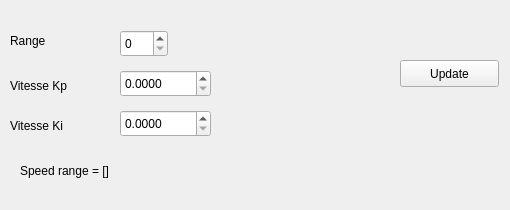
     <widget class="QWidget" name="tab_vitesse_gauche">
      <attribute name="title">
       <string>vitesse roue gauche</string>
      </attribute>
      <widget class="QPushButton" name="vitesse_gauche_update_btn">
       <property name="geometry">
        <rect>
         <x>400</x>
         <y>60</y>
         <width>99</width>
         <height>27</height>
        </rect>
       </property>
       <property name="text">
        <string>Update</string>
       </property>
      </widget>
      <widget class="QLabel" name="label_2">
       <property name="geometry">
        <rect>
         <x>10</x>
         <y>70</y>
         <width>121</width>
         <height>31</height>
        </rect>
       </property>
       <property name="text">
        <string>Vitesse Kp</string>
       </property>
      </widget>
      <widget class="QLabel" name="label_3">
       <property name="geometry">
        <rect>
         <x>10</x>
         <y>110</y>
         <width>121</width>
         <height>31</height>
        </rect>
       </property>
       <property name="text">
        <string>Vitesse Ki</string>
       </property>
      </widget>
      <widget class="QDoubleSpinBox" name="vitesse_gauche_Kp">
       <property name="geometry">
        <rect>
         <x>120</x>
         <y>70</y>
         <width>91</width>
         <height>27</height>
        </rect>
       </property>
       <property name="decimals">
        <number>4</number>
       </property>
       <property name="singleStep">
        <double>0.100000000000000</double>
       </property>
      </widget>
      <widget class="QDoubleSpinBox" name="vitesse_gauche_Ki">
       <property name="geometry">
        <rect>
         <x>120</x>
         <y>110</y>
         <width>91</width>
         <height>27</height>
        </rect>
       </property>
       <property name="decimals">
        <number>4</number>
       </property>
       <property name="singleStep">
        <double>0.100000000000000</double>
       </property>
      </widget>
      <widget class="QLabel" name="label_4">
       <property name="geometry">
        <rect>
         <x>10</x>
         <y>30</y>
         <width>101</width>
         <height>21</height>
        </rect>
       </property>
       <property name="text">
        <string>Range</string>
       </property>
      </widget>
      <widget class="QSpinBox" name="vitesse_gauche_range">
       <property name="enabled">
        <bool>true</bool>
       </property>
       <property name="geometry">
        <rect>
         <x>120</x>
         <y>30</y>
         <width>48</width>
         <height>27</height>
        </rect>
       </property>
       <property name="maximum">
        <number>2</number>
       </property>
      </widget>
      <widget class="QLabel" name="vitesse_gauche_range_lb">
       <property name="geometry">
        <rect>
         <x>20</x>
         <y>140</y>
         <width>481</width>
         <height>61</height>
        </rect>
       </property>
       <property name="text">
        <string>Speed range = []</string>
       </property>
       <property name="wordWrap">
        <bool>true</bool>
       </property>
      </widget>
     </widget>
